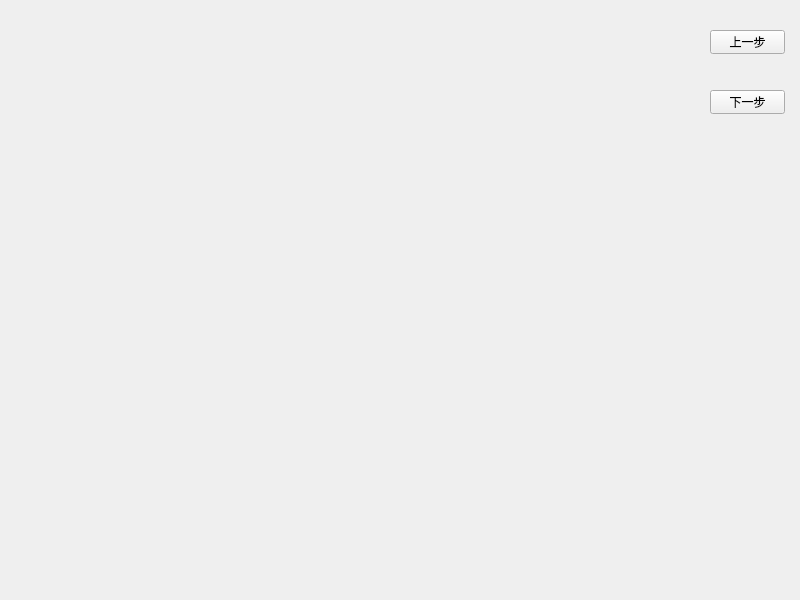
<?xml version="1.0" encoding="UTF-8"?>
<ui version="4.0">
 <class>chessboard3</class>
 <widget class="QWidget" name="chessboard3">
  <property name="geometry">
   <rect>
    <x>0</x>
    <y>0</y>
    <width>800</width>
    <height>600</height>
   </rect>
  </property>
  <property name="windowTitle">
   <string>Form</string>
  </property>
  <widget class="QPushButton" name="prev_button">
   <property name="geometry">
    <rect>
     <x>710</x>
     <y>30</y>
     <width>75</width>
     <height>24</height>
    </rect>
   </property>
   <property name="text">
    <string>上一步</string>
   </property>
  </widget>
  <widget class="QPushButton" name="next_button">
   <property name="geometry">
    <rect>
     <x>710</x>
     <y>90</y>
     <width>75</width>
     <height>24</height>
    </rect>
   </property>
   <property name="text">
    <string>下一步</string>
   </property>
  </widget>
 </widget>
 <resources/>
 <connections/>
</ui>
